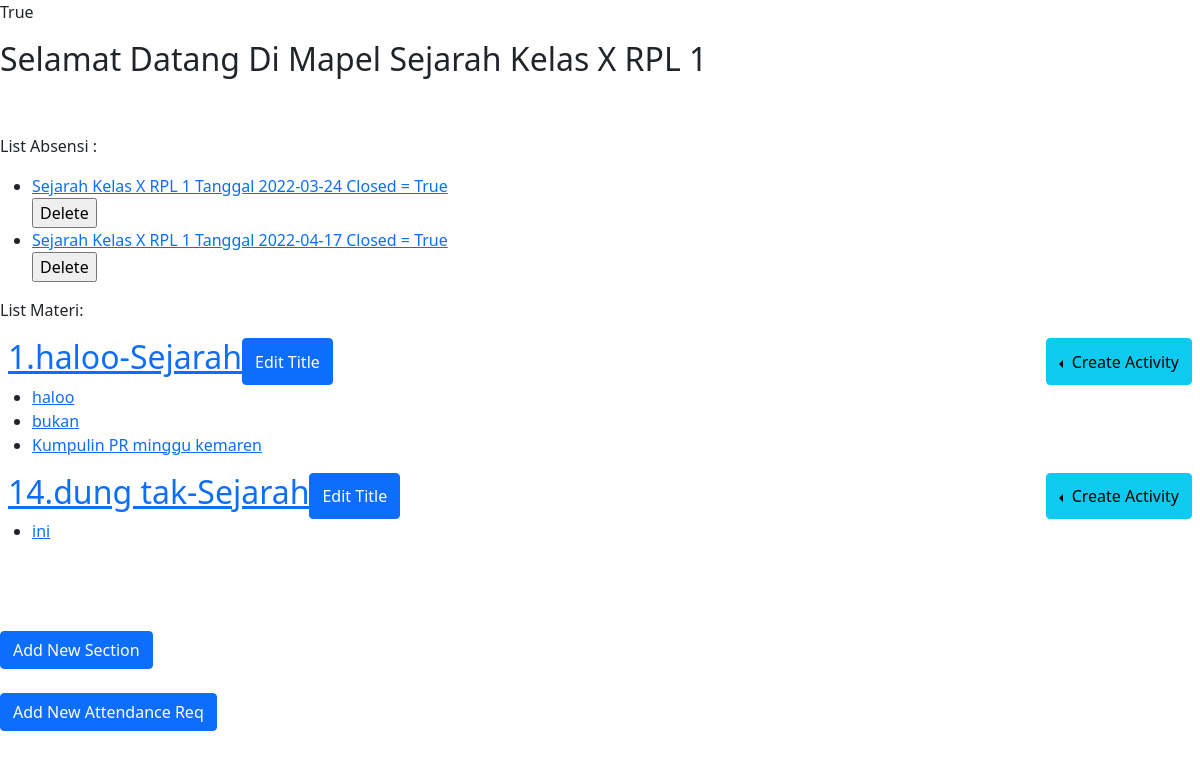
Before: /my/course-1 (signed in) with the older database file.
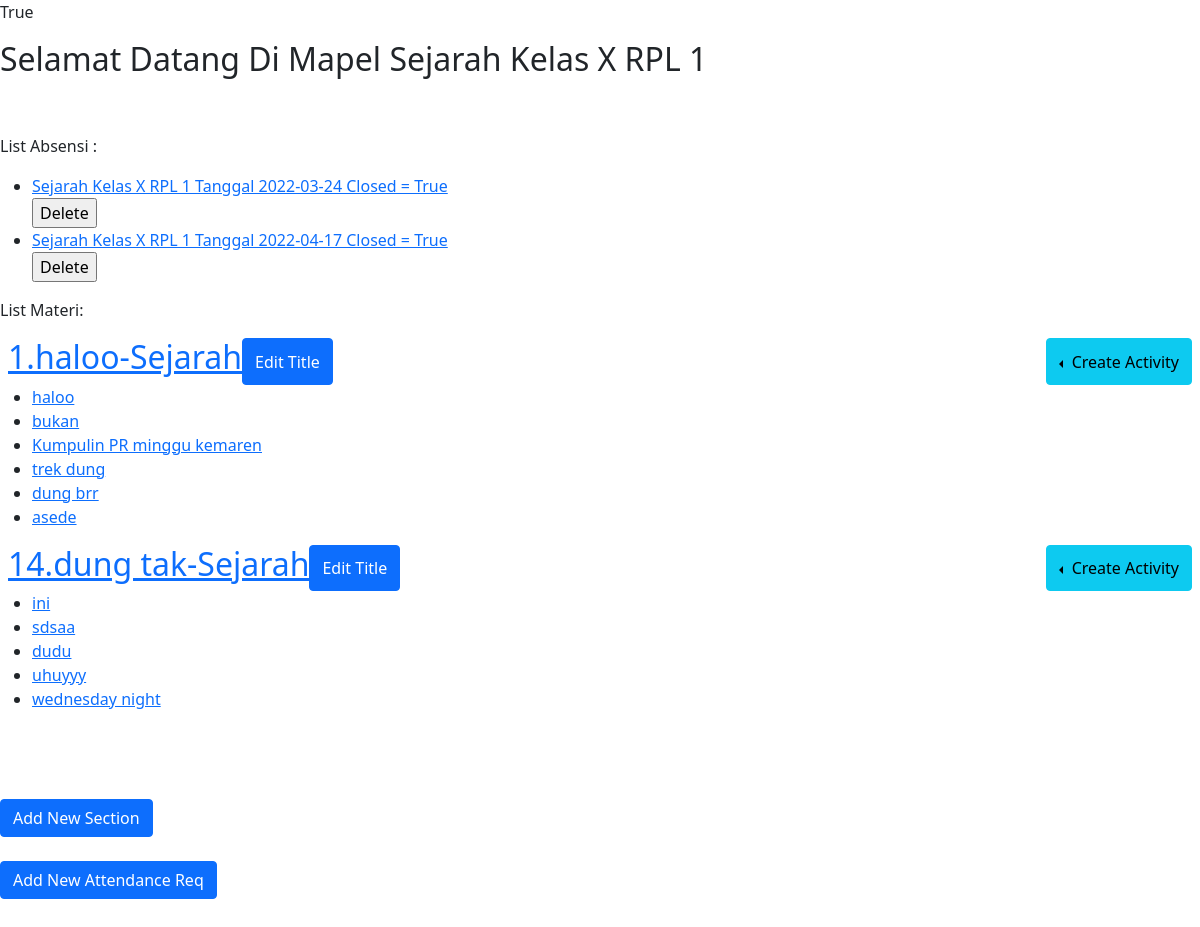
After: the same page with the newer database file.
### main/models.py (models this page shows, shortened)
class Course(models.Model):
    name = models.CharField(max_length=255,null=True)
    teacher_id = models.ForeignKey(Teacher,on_delete=models.SET_NULL,null=True,blank=True)
    class_id = models.ForeignKey(Classroom,on_delete=models.SET_NULL,null=True,blank=True)
    date = models.DateField(auto_now_add=True)
    def __str__(self):
        return f'{self.name} Kelas {self.class_id.name}'

class Classroom(models.Model):
    name = models.CharField(max_length=155)
    description = models.CharField(max_length=255)

class AttendanceReq(models.Model):
    course_id = models.ForeignKey(Course,on_delete=models.CASCADE)
    date_time = models.DateTimeField(auto_now_add=True)
    start_time = models.DateTimeField()
    closed_time = models.DateTimeField()
    is_closed = models.BooleanField(default=False)
    def __str__(self):
        return f'{self.course_id} Tanggal {self.date_time.date()} Closed = {self.is_closed}'

### subcourse/models.py (models this page shows)
class SubSection(models.Model):
    course_id = models.ForeignKey(main.Course,on_delete=models.CASCADE)
    title = models.CharField(max_length=200)
    def __str__(self):
        return f"{self.pk}.{self.title}-{self.course_id.name}"

class SubCourse(models.Model):
    course_id = models.ForeignKey(main.Course,on_delete=models.CASCADE,null=True)
    sub_id = models.ForeignKey(SubSection,on_delete=models.CASCADE,null=True)
    name = models.CharField(max_length=200)
    date_time = models.DateTimeField(auto_now_add=True, null=True)
    content1 = models.CharField(max_length=255)
    content2 = models.CharField(max_length=255,null=True,blank=True)
    slug = models.SlugField(null=True,blank=True)
    def __str__(self):
        return self.name
    @property
    def get_slug(self):
        if self.slug == None:
            self.slug = main.slugify(self.name)
            self.slug += f"-{self.pk}"
            super(SubCourse,self).save()
        return self.slug

class Assignment(models.Model):
    course_id = models.ForeignKey(main.Course,on_delete=models.CASCADE,null=True)
    sub_id = models.ForeignKey(SubSection,on_delete=models.CASCADE,null=True)
    title = models.CharField(max_length=200)
    description = models.CharField(max_length=255)
    file = models.FileField(upload_to="uploads_file_tcr/",null=True,blank=True)
    date_time = models.DateTimeField(auto_now_add=True, null=True)
    start_time = models.DateTimeField()
    closed_time = models.DateTimeField()
    is_closed = models.BooleanField(default=False)
    slug = models.SlugField(null=True,blank=True)
    def __str__(self):
        return f"{self.title}"
    @property
    def get_slug(self):
        if self.slug == None:
            self.slug = main.slugify(self.title)
            self.slug += f"-{self.pk}"
            super(Assignment,self).save()
        return self.slug

### main/views.py (the view, shortened to what this page needs)
# urls.py: path('my/course-<int:pk>',DetailCourse.as_view(),name='courses_page'),
class DetailCourse(LoginRequiredMixin,SingleObjectMixin,View):# this view for courses_page
    template_name = 'main/detail_crse.html'
    model = Course
    form1 = forms.AddAttendanceReq
    form2 = subforms.AddSection
    form3 = subforms.AddSubCourse
    form4 = subforms.FormAssignmentTcr
    def get(self,request,**kwargs):
        context = {}
        user = request.user
        object = self.get_object()
        context['course'] = object
        returnee = {'object':object,}
        utils.check_expd_absent(object)
        if user.is_authenticated:
            if user.user_type == 'Std':
                context.update(utils.Context_Std(user,**returnee))
                if object.class_id == context['classroom']:
                    return render(request,self.template_name,context)
                else:
                    raise Http404
            elif user.user_type == 'Tcr' :
                context['form1'] = self.form1
                context['form2'] = self.form2
                context['form3'] = self.form3
                context['form4'] = self.form4
                context.update(utils.Context_Tcr(user,**returnee))
                context['tcr_true'] = True
                if object.teacher_id == context['teacher']:
                    return render(request,self.template_name,context)
                else:
                    raise Http404
            else:
                raise Http404

### main/utils.py (called while the page is built)
def Context_Tcr(user,**kwargs):
    context = {}
    teacher = Teacher.objects.get(user=user)
    courses = Course.objects.filter(teacher_id=teacher)
    context = {'teacher':teacher,'courses':courses}
    if len(kwargs) > 0:
        object = kwargs['object']
        attendance_req = AttendanceReq.objects.filter(course_id=object)
        context['attendance_req_list'] = attendance_req
        section_list = models.SubSection.objects.filter(course_id=object)
        section_course = {}
        for section in section_list:
            subcourse = models.SubCourse.objects.filter(sub_id=section.pk)
            assignment = models.Assignment.objects.filter(sub_id=section.pk)
            section_course[section] = sorted(itertools.chain(subcourse,assignment),key=attrgetter('date_time'))
        context['section_course'] = section_course
    return context

### templates/main/detail_crse.html (shortened to what this page needs)
{% extends 'base.html' %}
{% load static %}
    {% block content %}
        <p>{{tcr_true}}</p>
        <h2>Selamat Datang Di Mapel {{course}}</h2>
        <br><br>
        <p>List Absensi :</p>
        {% if tcr_true %}
            <ul>
                {% for attendancereq in attendance_req_list %}
                    <li>
                        <a href="{% url 'detail_attend' course.id attendancereq.id %}">{{attendancereq}}</a>
                        <form action="{% url 'remove-attendance' attendancereq.id %}" method="post">{% csrf_token %}<input type="submit" value="Delete"></form>
                    </li>
                {% endfor %}
            </ul>
        {% endif %}
        <p>List Materi:</p>
        <div class="section-course">
        {% for key, values in section_course.items %}
            <div class="title-course d-flex justify-content-between px-2" >
                <div class="title-key d-flex flex-row" id="title-head">
                    <h2><a id="{{key}}" href="{% url 'subcourse:section_edit' key.pk %}">{{key}}</a></h2>
                    <button type="button" class="btn btn-primary tcr-display" data-bs-toggle="modal" data-bs-target="#modal{{key.pk}}">
                        Edit Title
                    </button>
                </div>
                <div class="btn-group dropstart tcr-display">
                    <button type="button" class="btn btn-info dropdown-toggle" data-bs-toggle="dropdown" aria-expanded="false">
                        Create Activity
                    </button>
                </div>
            </div>
            <ul>
                {% for value in values %}
                    {% if value.name %}
                        <li><a href="{% url 'subcourse:sub_course' course.id value.get_slug%}">{{value}}</a></li>
                    {% else %}
                        <li><a href="{% url 'subcourse:assignment' course.id value.get_slug%}">{{value}}</a></li>
                    {% endif %}
                {% endfor %}
            </ul>
        {% endfor %}
        </div>
        <br><br><br>
        <div class="tcr-display" style="min-height: 100px;margin-bottom: 100px;">
            <button id="btn1" class="btn btn-primary">Add New Section</button>
            <br><br>
            <button id="btn2" class="btn btn-primary">Add New Attendance Req</button>
        </div>
        {% endblock content %}

### templates/base.html (shortened to what this page needs)
{% load static %}
<!DOCTYPE html>
<html lang="en">
<head>
    <link href="https://cdn.jsdelivr.net/npm/bootstrap@5.1.3/dist/css/bootstrap.min.css" rel="stylesheet">
    <link rel="stylesheet" href="{% static 'css/style.css' %}">
    <link rel="stylesheet" href="https://cdn.jsdelivr.net/npm/flatpickr/dist/flatpickr.min.css">
</head>
<body>
    {% block content %}
    {% endblock content %}
</body>
</html>

Changed rows visible on the page:
added SubCourse: name "trek dung", shown under SubSection "1.haloo-Sejarah"
added SubCourse: name "dung brr", shown under SubSection "1.haloo-Sejarah"
added SubCourse: name "asede", shown under SubSection "1.haloo-Sejarah"
added SubCourse: name "sdsaa", shown under SubSection "14.dung tak-Sejarah"
added SubCourse: name "dudu", shown under SubSection "14.dung tak-Sejarah"
added SubCourse: name "uhuyyy", shown under SubSection "14.dung tak-Sejarah"
added SubCourse: name "wednesday night", shown under SubSection "14.dung tak-Sejarah"
